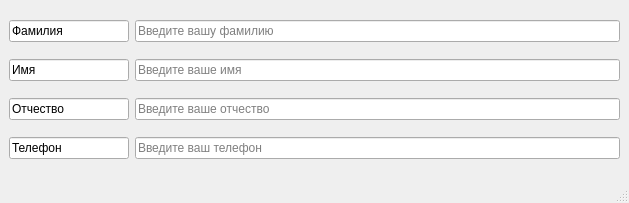
<?xml version="1.0" encoding="UTF-8"?>
<ui version="4.0">
 <class>MainWindow</class>
 <widget class="QMainWindow" name="MainWindow">
  <property name="geometry">
   <rect>
    <x>0</x>
    <y>0</y>
    <width>629</width>
    <height>203</height>
   </rect>
  </property>
  <property name="windowTitle">
   <string>MainWindow</string>
  </property>
  <property name="whatsThis">
   <string/>
  </property>
  <widget class="QWidget" name="centralwidget">
   <layout class="QVBoxLayout" name="verticalLayout">
    <item>
     <layout class="QHBoxLayout" name="horizontalLayout">
      <item>
       <widget class="QLineEdit" name="lineEdit">
        <property name="minimumSize">
         <size>
          <width>120</width>
          <height>0</height>
         </size>
        </property>
        <property name="maximumSize">
         <size>
          <width>120</width>
          <height>16777215</height>
         </size>
        </property>
        <property name="text">
         <string>Фамилия</string>
        </property>
        <property name="readOnly">
         <bool>true</bool>
        </property>
       </widget>
      </item>
      <item>
       <widget class="QLineEdit" name="lineEdit_5">
        <property name="minimumSize">
         <size>
          <width>220</width>
          <height>0</height>
         </size>
        </property>
        <property name="whatsThis">
         <string/>
        </property>
        <property name="inputMask">
         <string/>
        </property>
        <property name="text">
         <string/>
        </property>
        <property name="placeholderText">
         <string>Введите вашу фамилию</string>
        </property>
       </widget>
      </item>
     </layout>
    </item>
    <item>
     <layout class="QHBoxLayout" name="horizontalLayout_2">
      <item>
       <widget class="QLineEdit" name="lineEdit_2">
        <property name="minimumSize">
         <size>
          <width>120</width>
          <height>0</height>
         </size>
        </property>
        <property name="maximumSize">
         <size>
          <width>120</width>
          <height>16777215</height>
         </size>
        </property>
        <property name="text">
         <string>Имя</string>
        </property>
        <property name="readOnly">
         <bool>true</bool>
        </property>
       </widget>
      </item>
      <item>
       <widget class="QLineEdit" name="lineEdit_6">
        <property name="minimumSize">
         <size>
          <width>220</width>
          <height>0</height>
         </size>
        </property>
        <property name="whatsThis">
         <string/>
        </property>
        <property name="inputMask">
         <string/>
        </property>
        <property name="text">
         <string/>
        </property>
        <property name="placeholderText">
         <string>Введите ваше имя</string>
        </property>
       </widget>
      </item>
     </layout>
    </item>
    <item>
     <layout class="QHBoxLayout" name="horizontalLayout_3">
      <item>
       <widget class="QLineEdit" name="lineEdit_3">
        <property name="minimumSize">
         <size>
          <width>120</width>
          <height>0</height>
         </size>
        </property>
        <property name="maximumSize">
         <size>
          <width>120</width>
          <height>16777215</height>
         </size>
        </property>
        <property name="text">
         <string>Отчество</string>
        </property>
        <property name="readOnly">
         <bool>true</bool>
        </property>
       </widget>
      </item>
      <item>
       <widget class="QLineEdit" name="lineEdit_7">
        <property name="minimumSize">
         <size>
          <width>220</width>
          <height>0</height>
         </size>
        </property>
        <property name="whatsThis">
         <string/>
        </property>
        <property name="inputMask">
         <string/>
        </property>
        <property name="text">
         <string/>
        </property>
        <property name="placeholderText">
         <string>Введите ваше отчество</string>
        </property>
       </widget>
      </item>
     </layout>
    </item>
    <item>
     <layout class="QHBoxLayout" name="horizontalLayout_4">
      <item>
       <widget class="QLineEdit" name="lineEdit_4">
        <property name="minimumSize">
         <size>
          <width>120</width>
          <height>0</height>
         </size>
        </property>
        <property name="maximumSize">
         <size>
          <width>120</width>
          <height>16777215</height>
         </size>
        </property>
        <property name="text">
         <string>Телефон</string>
        </property>
        <property name="readOnly">
         <bool>true</bool>
        </property>
       </widget>
      </item>
      <item>
       <widget class="QLineEdit" name="lineEdit_8">
        <property name="minimumSize">
         <size>
          <width>220</width>
          <height>0</height>
         </size>
        </property>
        <property name="whatsThis">
         <string/>
        </property>
        <property name="inputMask">
         <string/>
        </property>
        <property name="text">
         <string/>
        </property>
        <property name="placeholderText">
         <string>Введите ваш телефон</string>
        </property>
       </widget>
      </item>
     </layout>
    </item>
   </layout>
  </widget>
  <widget class="QMenuBar" name="menubar">
   <property name="geometry">
    <rect>
     <x>0</x>
     <y>0</y>
     <width>629</width>
     <height>24</height>
    </rect>
   </property>
  </widget>
  <widget class="QStatusBar" name="statusbar"/>
 </widget>
 <resources/>
 <connections/>
</ui>
